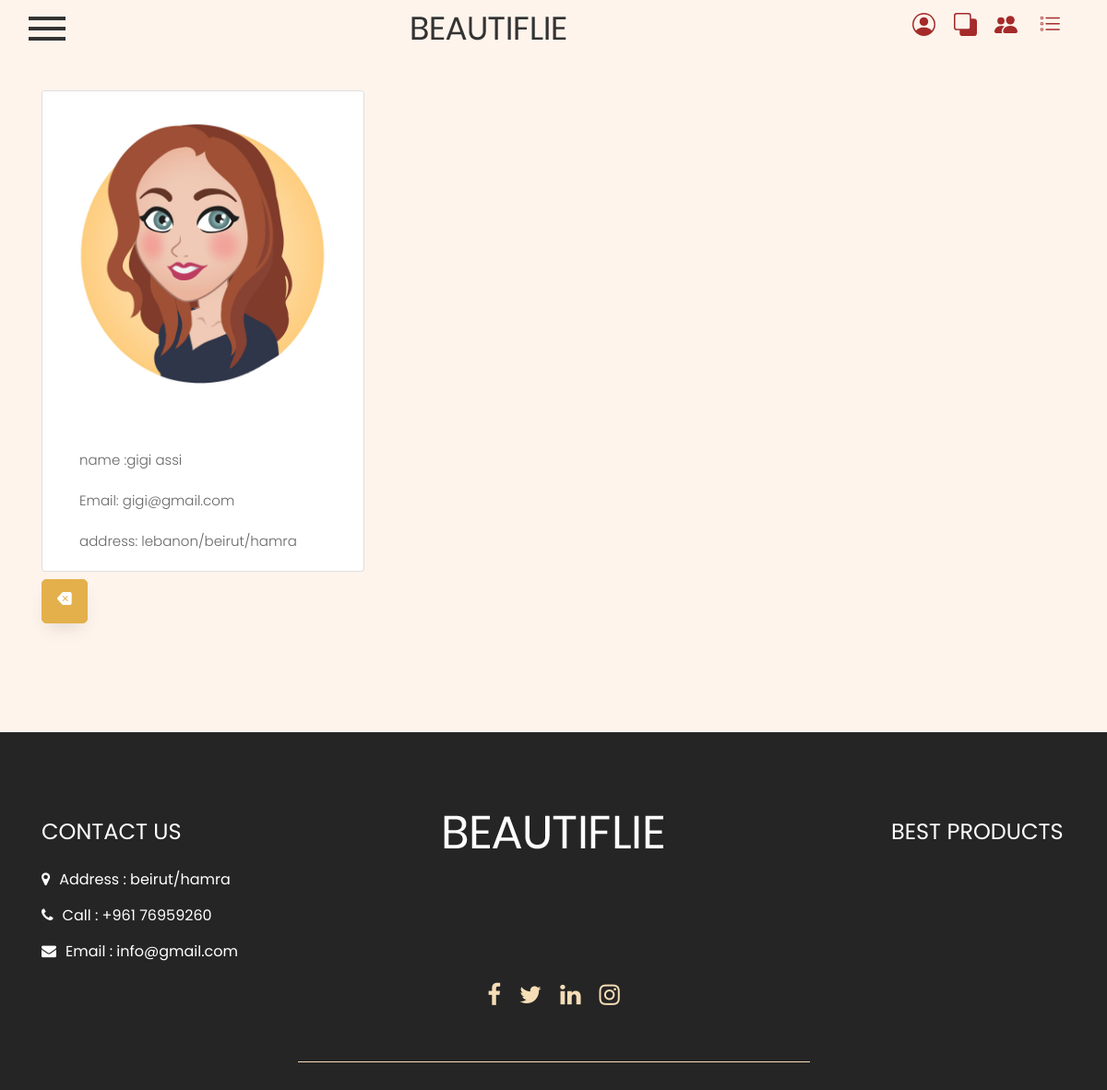
/View/pages/user.php?fetch=25 (signed in), run on the app's committed database.
### tables this page shows
CREATE TABLE `useradressdetails` (
  `userId` int(11) NOT NULL,
  `country` varchar(20) NOT NULL,
  `city` varchar(20) NOT NULL,
  `area` varchar(20) NOT NULL
);

CREATE TABLE `user` (
  `_id` int(11) NOT NULL,
  `firstName` varchar(20) NOT NULL,
  `lastName` varchar(20) NOT NULL,
  `gmail` varchar(100) NOT NULL,
  `password` text NOT NULL,
  `isAdmin` int(11) NOT NULL DEFAULT 0,
  `status` int(11) NOT NULL DEFAULT 0,
  `createdAt` datetime NOT NULL DEFAULT current_timestamp(),
  `profilePicture` varchar(50) NOT NULL DEFAULT 'default.jpg'
);

### Controller/UserController.php (called while the page is built, shortened)
<?php
function getSingleUser($userId) {
    $mysqli = SingletonConnectionToDb::getInstance()->getConnection();
    $sql = "SELECT `user`.`_id`, `user`.`firstName`, `user`.`lastName`, `user`.`gmail`, `user`.`password`,
                   `user`.`isAdmin`, `user`.`status`, `user`.`createdAt`, `user`.`profilePicture`,
                   `useradressdetails`.`country`, `useradressdetails`.`city`, `useradressdetails`.`area`
            FROM `user`
            LEFT JOIN `useradressdetails` ON `useradressdetails`.`userId` = `user`.`_id`
            WHERE `user`.`_id` = ?";
    if ($stmt = $mysqli->prepare($sql)) {
        $stmt->bind_param("i", $userId);
        $stmt->execute();
        $result = $stmt->get_result();
        if ($result->num_rows > 0) {
            $userData = $result->fetch_assoc();
            return new User(
                $userData['_id'],
                $userData['firstName'],
                $userData['lastName'],
                $userData['gmail'],
                $userData['profilePicture'],
                new UserDetails($userData['country'], $userData['city'], $userData['area']),
                null
            );
            }
        else {
            $stmt->close();
            return null;
        }
    } else {
        echo "Error preparing statement: " . $mysqli->error;
        return null;
    }
}

### Model/User.php (called while the page is built, shortened)
<?php
class User {
    public $_id;
    public $firstName;
    public $lastName;
    public $email;
    public function __construct($_id, $firstName, $lastName, $email, $profilePicture ,$userDetails, $isAdmin) {
        $this->_id = $_id;
        $this->firstName = $firstName;
        $this->lastName = $lastName;
        $this->email = $email;
        $this->profilePicture = $profilePicture;
    }
    public function getFirstName() {
        return $this->firstName;
    }
    public function getLastName() {
        return $this->lastName;
    }
    public function getEmail() {
        return $this->email;
    }
    public function getAddress() {
        $dbConnection = SingletonConnectionToDb::getInstance()->getConnection();
        $query = "SELECT * FROM `useradressdetails` WHERE userId = ?";
        $statement = $dbConnection->prepare($query);
        $statement->bind_param("i", $this->_id);
        $statement->execute();
        $result = $statement->get_result();
        $address = $result->fetch_assoc();
        return $address;
    }
    public function getAddressAsString(){
        $address = $this->getAddress();
        if ($address)
            return $address['country']."/".$address['city']. "/" . $address['area'];
        else
            return 'WITHOUT ADDRESS YET';
    }
}

### View/components/user/single.php (the view, shortened to what this page needs)
<?php
$user = getSingleUser($_GET['fetch'])
?>
<section class="ftco-section">
    <div class="container">
        <div class="row">
            <div class="col-md-4">
                <div class="card">
                    <img src="../uploaded_img/<?= $user->profilePicture; ?>" class="card-img-top"
                        alt="User Profile Picture">
                    <div class="card-body">
                        <p class="card-title">name :<?=$user->getFirstName();?> <?=$user->getLastName();?></p>
                        <p class="card-text">Email: <?=$user->getEmail();?></p>
                        <p class="card-text">address: <?=$user->getAddressAsString()?></p>
                    </div>
                </div>
            </div>
        </div>
    </div>
    <div class="container mt-2"><a href="./user.php?fetch=all" class="btn btn-primary"></a></div>
</section>

### View/css/style.css (style rules this page uses)
* { box-sizing: border-box !important; transition: ease all 0.5s; }
html { scroll-behavior: smooth; }
body { color: #666666; font-size: 14px; line-height: 1.80857; font-weight: normal; overflow-x: hidden; font-family: 'Open Sans', sans-serif; }
a { color: #1f1f1f; text-decoration: none !important; outline: none !important; -webkit-transition: all .3s ease-in-out; -moz-transition: all .3s ease-in-out; -ms-transition: all .3s ease-in-out; -o-transition: all .3s ease-in-out; transition: all .3s ease-in-out; }
*, *::after, *::before { -webkit-box-sizing: border-box; -moz-box-sizing: border-box; box-sizing: border-box; }
p { margin: 20px; font-weight: 300; font-size: 15px; line-height: 24px; }
a { color: #222222; text-decoration: none; outline: none !important; }
a, .btn { text-decoration: none !important; outline: none !important; -webkit-transition: all .3s ease-in-out; -moz-transition: all .3s ease-in-out; -ms-transition: all .3s ease-in-out; -o-transition: all .3s ease-in-out; transition: all .3s ease-in-out; }
img { max-width: 100%; height: auto; }

### View/css/contact.css (style rules this page uses)
.container { min-width: 992px !important; }
body { font-family: "Poppins", Arial, sans-serif; font-size: 14px; line-height: 1.8; font-weight: normal; background: #f4f4f4; color: #666666; }
a { -webkit-transition: .3s all ease; -o-transition: .3s all ease; transition: .3s all ease; color: #e3b04b; }
.ftco-section { padding: 7em 0; }
.btn { padding: 12px 16px; cursor: pointer; border-width: 1px; border-radius: 5px; font-size: 14px; font-weight: 400; -webkit-box-shadow: 0px 10px 20px -6px rgba(0, 0, 0, 0.12); -moz-box-shadow: 0px 10px 20px -6px rgba(0, 0, 0, 0.12); box-shadow: 0px 10px 20px -6px rgba(0, 0, 0, 0.12); position: relative; margin-bottom: 20px; -webkit-transition: 0.3s; -o-transition: 0.3s; transition: 0.3s; }
.btn.btn-primary { background: #e3b04b !important; border-color: #e3b04b !important; color: #fff; }

### data on the page
useradressdetails: userId.profilePicture (placeholder picture), userId.firstName "gigi", userId.lastName "assi", userId.gmail "gigi@gmail.com", $user->getAddressAsString() "lebanon/beirut/hamra"
